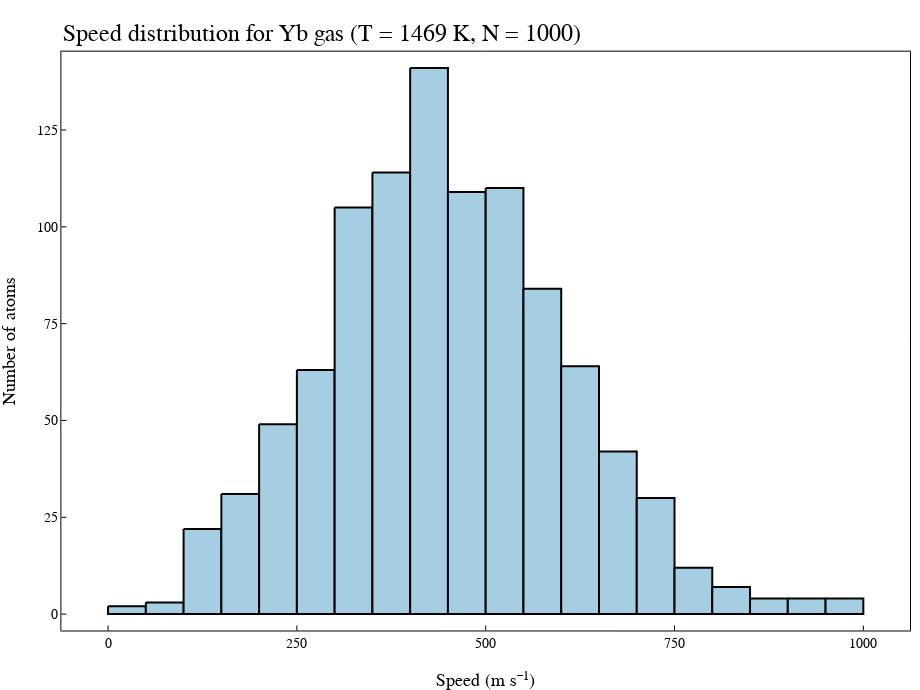

Notebook code cell kept with this figure:
### Code cell
histogram([sqrt(v ⋅ v) for v ∈ velocities],
    title = "Speed distribution for Yb gas (T = $T_boiling_Yb, N = $N_thrown)",
    xlabel = "Speed",
    ylabel = "Number of atoms")

### Figure 1 — Plotly figure (JSON) as saved in the notebook; plotly's stock layout.template omitted (floating-point values rounded to 4 significant figures)
{"data": [{"fill": "tozeroy", "fillcolor": "rgba(166, 206, 227, 1.000)", "legendgroup": "", "line": {"color": "rgba(0, 0, 0, 1.000)", "dash": "solid", "width": 2}, "mode": "lines", "name": "", "showlegend": false, "type": "scatter", "x": [0, 0, 50, 50, 0, 0], "xaxis": "x1", "y": [2, 0, 0, 2, 2, 2], "yaxis": "y1"}, {"fill": "tozeroy", "fillcolor": "rgba(166, 206, 227, 1.000)", "legendgroup": "", "line": {"color": "rgba(0, 0, 0, 1.000)", "dash": "solid", "width": 2}, "mode": "lines", "name": "", "showlegend": false, "type": "scatter", "x": [50, 50, 100, 100, 50, 50], "xaxis": "x1", "y": [3, 0, 0, 3, 3, 3], "yaxis": "y1"}, {"fill": "tozeroy", "fillcolor": "rgba(166, 206, 227, 1.000)", "legendgroup": "", "line": {"color": "rgba(0, 0, 0, 1.000)", "dash": "solid", "width": 2}, "mode": "lines", "name": "", "showlegend": false, "type": "scatter", "x": [100, 100, 150, 150, 100, 100], "xaxis": "x1", "y": [22, 0, 0, 22, 22, 22], "yaxis": "y1"}, {"fill": "tozeroy", "fillcolor": "rgba(166, 206, 227, 1.000)", "legendgroup": "", "line": {"color": "rgba(0, 0, 0, 1.000)", "dash": "solid", "width": 2}, "mode": "lines", "name": "", "showlegend": false, "type": "scatter", "x": [150, 150, 200, 200, 150, 150], "xaxis": "x1", "y": [31, 0, 0, 31, 31, 31], "yaxis": "y1"}, {"fill": "tozeroy", "fillcolor": "rgba(166, 206, 227, 1.000)", "legendgroup": "", "line": {"color": "rgba(0, 0, 0, 1.000)", "dash": "solid", "width": 2}, "mode": "lines", "name": "", "showlegend": false, "type": "scatter", "x": [200, 200, 250, 250, 200, 200], "xaxis": "x1", "y": [49, 0, 0, 49, 49, 49], "yaxis": "y1"}, {"fill": "tozeroy", "fillcolor": "rgba(166, 206, 227, 1.000)", "legendgroup": "", "line": {"color": "rgba(0, 0, 0, 1.000)", "dash": "solid", "width": 2}, "mode": "lines", "name": "", "showlegend": false, "type": "scatter", "x": [250, 250, 300, 300, 250, 250], "xaxis": "x1", "y": [63, 0, 0, 63, 63, 63], "yaxis": "y1"}, {"fill": "tozeroy", "fillcolor": "rgba(166, 206, 227, 1.000)", "legendgroup": "", "line": {"color": "rgba(0, 0, 0, 1.000)", "dash": "solid", "width": 2}, "mode": "lines", "name": "", "showlegend": false, "type": "scatter", "x": [300, 300, 350, 350, 300, 300], "xaxis": "x1", "y": [105, 0, 0, 105, 105, 105], "yaxis": "y1"}, {"fill": "tozeroy", "fillcolor": "rgba(166, 206, 227, 1.000)", "legendgroup": "", "line": {"color": "rgba(0, 0, 0, 1.000)", "dash": "solid", "width": 2}, "mode": "lines", "name": "", "showlegend": false, "type": "scatter", "x": [350, 350, 400, 400, 350, 350], "xaxis": "x1", "y": [114, 0, 0, 114, 114, 114], "yaxis": "y1"}, {"fill": "tozeroy", "fillcolor": "rgba(166, 206, 227, 1.000)", "legendgroup": "", "line": {"color": "rgba(0, 0, 0, 1.000)", "dash": "solid", "width": 2}, "mode": "lines", "name": "", "showlegend": false, "type": "scatter", "x": [400, 400, 450, 450, 400, 400], "xaxis": "x1", "y": [141, 0, 0, 141, 141, 141], "yaxis": "y1"}, {"fill": "tozeroy", "fillcolor": "rgba(166, 206, 227, 1.000)", "legendgroup": "", "line": {"color": "rgba(0, 0, 0, 1.000)", "dash": "solid", "width": 2}, "mode": "lines", "name": "", "showlegend": false, "type": "scatter", "x": [450, 450, 500, 500, 450, 450], "xaxis": "x1", "y": [109, 0, 0, 109, 109, 109], "yaxis": "y1"}, {"fill": "tozeroy", "fillcolor": "rgba(166, 206, 227, 1.000)", "legendgroup": "", "line": {"color": "rgba(0, 0, 0, 1.000)", "dash": "solid", "width": 2}, "mode": "lines", "name": "", "showlegend": false, "type": "scatter", "x": [500, 500, 550, 550, 500, 500], "xaxis": "x1", "y": [110, 0, 0, 110, 110, 110], "yaxis": "y1"}, {"fill": "tozeroy", "fillcolor": "rgba(166, 206, 227, 1.000)", "legendgroup": "", "line": {"color": "rgba(0, 0, 0, 1.000)", "dash": "solid", "width": 2}, "mode": "lines", "name": "", "showlegend": false, "type": "scatter", "x": [550, 550, 600, 600, 550, 550], "xaxis": "x1", "y": [84, 0, 0, 84, 84, 84], "yaxis": "y1"}, {"fill": "tozeroy", "fillcolor": "rgba(166, 206, 227, 1.000)", "legendgroup": "", "line": {"color": "rgba(0, 0, 0, 1.000)", "dash": "solid", "width": 2}, "mode": "lines", "name": "", "showlegend": false, "type": "scatter", "x": [600, 600, 650, 650, 600, 600], "xaxis": "x1", "y": [64, 0, 0, 64, 64, 64], "yaxis": "y1"}, {"fill": "tozeroy", "fillcolor": "rgba(166, 206, 227, 1.000)", "legendgroup": "", "line": {"color": "rgba(0, 0, 0, 1.000)", "dash": "solid", "width": 2}, "mode": "lines", "name": "", "showlegend": false, "type": "scatter", "x": [650, 650, 700, 700, 650, 650], "xaxis": "x1", "y": [42, 0, 0, 42, 42, 42], "yaxis": "y1"}, {"fill": "tozeroy", "fillcolor": "rgba(166, 206, 227, 1.000)", "legendgroup": "", "line": {"color": "rgba(0, 0, 0, 1.000)", "dash": "solid", "width": 2}, "mode": "lines", "name": "", "showlegend": false, "type": "scatter", "x": [700, 700, 750, 750, 700, 700], "xaxis": "x1", "y": [30, 0, 0, 30, 30, 30], "yaxis": "y1"}, {"fill": "tozeroy", "fillcolor": "rgba(166, 206, 227, 1.000)", "legendgroup": "", "line": {"color": "rgba(0, 0, 0, 1.000)", "dash": "solid", "width": 2}, "mode": "lines", "name": "", "showlegend": false, "type": "scatter", "x": [750, 750, 800, 800, 750, 750], "xaxis": "x1", "y": [12, 0, 0, 12, 12, 12], "yaxis": "y1"}, {"fill": "tozeroy", "fillcolor": "rgba(166, 206, 227, 1.000)", "legendgroup": "", "line": {"color": "rgba(0, 0, 0, 1.000)", "dash": "solid", "width": 2}, "mode": "lines", "name": "", "showlegend": false, "type": "scatter", "x": [800, 800, 850, 850, 800, 800], "xaxis": "x1", "y": [7, 0, 0, 7, 7, 7], "yaxis": "y1"}, {"fill": "tozeroy", "fillcolor": "rgba(166, 206, 227, 1.000)", "legendgroup": "", "line": {"color": "rgba(0, 0, 0, 1.000)", "dash": "solid", "width": 2}, "mode": "lines", "name": "", "showlegend": false, "type": "scatter", "x": [850, 850, 900, 900, 850, 850], "xaxis": "x1", "y": [4, 0, 0, 4, 4, 4], "yaxis": "y1"}, {"fill": "tozeroy", "fillcolor": "rgba(166, 206, 227, 1.000)", "legendgroup": "", "line": {"color": "rgba(0, 0, 0, 1.000)", "dash": "solid", "width": 2}, "mode": "lines", "name": "", "showlegend": false, "type": "scatter", "x": [900, 900, 950, 950, 900, 900], "xaxis": "x1", "y": [4, 0, 0, 4, 4, 4], "yaxis": "y1"}, {"fill": "tozeroy", "fillcolor": "rgba(166, 206, 227, 1.000)", "legendgroup": "", "line": {"color": "rgba(0, 0, 0, 1.000)", "dash": "solid", "width": 2}, "mode": "lines", "name": "", "showlegend": false, "type": "scatter", "x": [950, 950, 1000, 1000, 950, 950], "xaxis": "x1", "y": [4, 0, 0, 4, 4, 4], "yaxis": "y1"}, {"colorbar": {"len": 0.8905, "title": "", "x": 0.9891, "y": 0.506}, "legendgroup": "", "marker": {"color": "rgba(166, 206, 227, 0.000)", "line": {"color": "rgba(0, 0, 0, 0.000)", "width": 1}, "size": 0, "symbol": "circle"}, "mode": "markers", "name": "", "showlegend": false, "type": "scatter", "x": [25, 75, 125, 175, 225, 275, 325, 375, 425, 475, 525, 575, 625, 675, 725, 775, 825, 875, 925, 975], "xaxis": "x", "y": [2, 3, 22, 31, 49, 63, 105, 114, 141, 109, 110, 84, 64, 42, 30, 12, 7, 4, 4, 4], "yaxis": "y"}], "layout": {"annotations": [{"font": {"color": "rgba(0, 0, 0, 1.000)", "family": "Helvetica", "size": 24}, "rotation": 0, "showarrow": false, "text": "Speed distribution for Yb gas (T = 1469 K, N = 1000)", "x": 0.06673, "xanchor": "left", "xref": "paper", "y": 1, "yanchor": "top", "yref": "paper"}], "height": 690, "legend": {"bgcolor": "rgba(255, 255, 255, 1.000)", "bordercolor": "rgba(0, 0, 0, 1.000)", "borderwidth": 1, "font": {"color": "rgba(0, 0, 0, 1.000)", "family": "Helvetica", "size": 14}, "title": {"font": {"color": "rgba(0, 0, 0, 1.000)", "family": "Helvetica", "size": 18}, "text": ""}, "tracegroupgap": 0, "traceorder": "normal", "x": 1, "xanchor": "right", "y": 1, "yanchor": "top"}, "margin": {"b": 20, "l": 0, "r": 0, "t": 20}, "paper_bgcolor": "rgba(255, 255, 255, 1.000)", "plot_bgcolor": "rgba(255, 255, 255, 1.000)", "showlegend": true, "width": 920, "xaxis": {"anchor": "y", "domain": [0.06673, 0.9891], "gridcolor": "rgba(0, 0, 0, 0.100)", "gridwidth": 0.5, "linecolor": "rgba(0, 0, 0, 1.000)", "mirror": true, "range": [-61.8, 1062.0], "showgrid": false, "showline": true, "showticklabels": true, "tickangle": 0, "tickcolor": "rgb(0, 0, 0)", "tickfont": {"color": "rgba(0, 0, 0, 1.000)", "family": "Helvetica", "size": 14}, "tickmode": "array", "ticks": "inside", "ticktext": ["0", "250", "500", "750", "1000"], "tickvals": [0, 250, 500, 750, 1000], "title": "Speed (m s⁻¹)", "titlefont": {"color": "rgba(0, 0, 0, 1.000)", "family": "Helvetica", "size": 18}, "type": "-", "visible": true, "zeroline": false, "zerolinecolor": "rgba(0, 0, 0, 1.000)"}, "yaxis": {"anchor": "x", "domain": [0.06079, 0.9513], "gridcolor": "rgba(0, 0, 0, 0.100)", "gridwidth": 0.5, "linecolor": "rgba(0, 0, 0, 1.000)", "mirror": true, "range": [-4.23, 145.2], "showgrid": false, "showline": true, "showticklabels": true, "tickangle": 0, "tickcolor": "rgb(0, 0, 0)", "tickfont": {"color": "rgba(0, 0, 0, 1.000)", "family": "Helvetica", "size": 14}, "tickmode": "array", "ticks": "inside", "ticktext": ["0", "25", "50", "75", "100", "125"], "tickvals": [0, 25, 50, 75, 100, 125], "title": "Number of atoms", "titlefont": {"color": "rgba(0, 0, 0, 1.000)", "family": "Helvetica", "size": 18}, "type": "-", "visible": true, "zeroline": false, "zerolinecolor": "rgba(0, 0, 0, 1.000)"}}}
